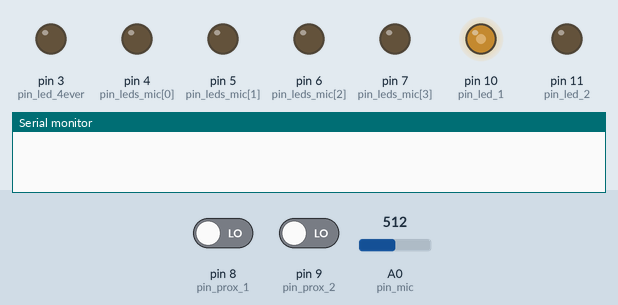
Bench run of a sketch on a simulated Arduino Uno, built with avr-gcc and run on an emulated ATmega328P. Parts: output pins drawn as LEDs (lit = HIGH), the last lines printed to the serial monitor. Inputs (shaded band) come from the test bench; at power-on: pin 8 (pin_prox_1) LOW, A0 (pin_mic) = 512, pin 9 (pin_prox_2) LOW.

Above: at 1.2 s.
1.3 s: pin 8 (pin_prox_1) driven HIGH
At 1.71 s:
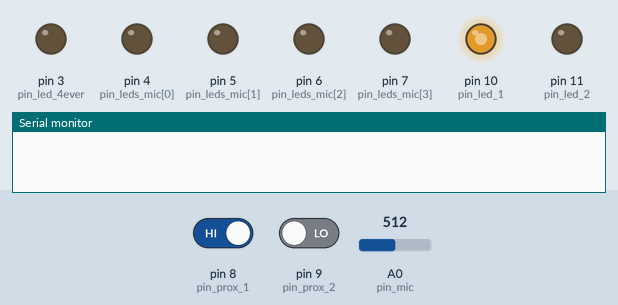
4.8 s: A0 (pin_mic) set to 1023
At 6.46 s:
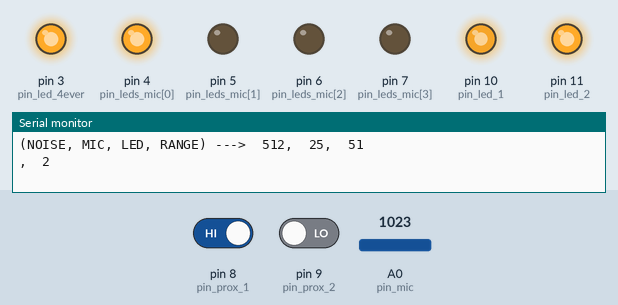
8.3 s: pin 9 (pin_prox_2) driven HIGH
At 13.5 s:
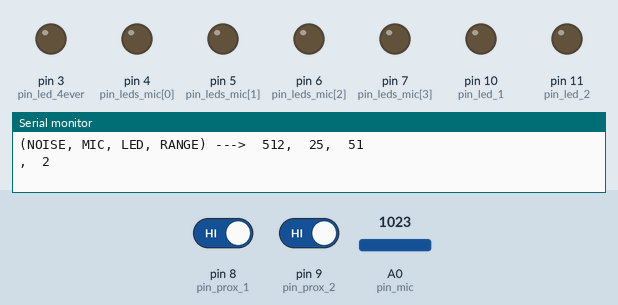
Timing chart, 0 to 15.0 s (numbered marks = the images above; inputs shaded):
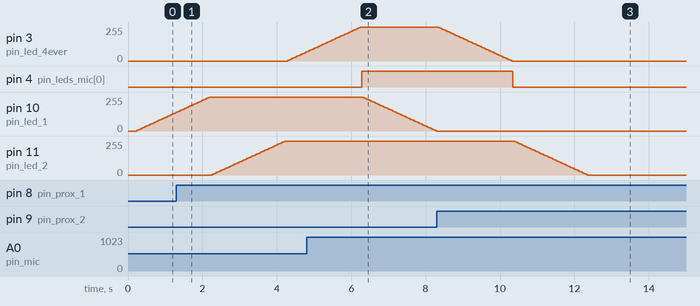

Measured:
- after the input at 4.8 s, pin 4 (pin_leds_mic[0]): LOW → HIGH after 1.5 s
- after the input at 8.3 s, pin 11 (pin_led_2): moves from 255/255 to 0/255 over 2.0 s, starting after 2.1 s

The sketch:

cubo.ino
```cpp
#define LOOP_DELAY 10 // frequenza di campionamento di arduino

#define PROX_MEASUREMENT_SPAN 20 // numero di valori dei sensori di prossimità su cui si fa la media
#define MIC_MEASUREMENT_SPAN 20 // numero di valori del microfono su cui si fa la media
#define FADE_DURATION 2000 // durata del fade dei led
#define MIC_THRESHOLD 25 // soglia del microfono in aggiunta al rumore di fondo
#define TALKING_THRESHOLD 125 // soglia del parlato

#define NO_LEDS_MIC 4 // numero di led utilizzati per il microfono
#define NO_RANGES 8 // multiplo di NO_LEDS_MIC

#define TALKING true // definisce se viene utilizzata la soglia del parlato

// PIN
// pin dei sensori di prossimità
int pin_prox_1 = 8;
int pin_prox_2 = 9;
// pin dei led
int pin_led_1 = 10; // semi-analog
int pin_led_2 = 11; // semi-analog
int pin_led_4ever = 3; // semi-analog
int pin_leds_mic[NO_LEDS_MIC] = {4, 5, 6, 7}; // digital
// pin del microfono
int pin_mic = A0;

// rumore di fondo
int noise;

// togliere il flickering dai sensori di prossimità
int last_prox_1[PROX_MEASUREMENT_SPAN], index_1 = 0;
int last_prox_2[PROX_MEASUREMENT_SPAN], index_2 = 0;
int mic_values[MIC_MEASUREMENT_SPAN], index_mic = 0;

// status dei led
boolean led_1_on = false;
boolean led_2_on = false;
boolean led_4ever_on = false;

void add_prox_1(int val){
	last_prox_1[index_1] = val;
	index_1++;
	if(index_1 == PROX_MEASUREMENT_SPAN){
		index_1 = 0;
	}
}

void add_prox_2(int val){
	last_prox_2[index_2] = val;
	index_2++;
	if(index_2 == PROX_MEASUREMENT_SPAN){
		index_2 = 0;
	}
}

void add_mic(int val){
	mic_values[index_mic] = val;
	index_mic++;
	if(index_mic == MIC_MEASUREMENT_SPAN){
		index_mic = 0;
	}
}

int get_prox_1(void){
	int result = HIGH;
	for(int i = 0; i < PROX_MEASUREMENT_SPAN; i++){
		result = result && !last_prox_1[i];
		if(!result){
			break;
		}
	}
	return result;
}

int get_prox_2(void){
	int result = HIGH;
	for(int i = 0; i < PROX_MEASUREMENT_SPAN; i++){
		result = result && !last_prox_2[i];
		if(!result){
			break;
		}
	}
	return result;
}

int get_mic_val(void){
	int result = 0;
	for(int i = 0; i < MIC_MEASUREMENT_SPAN; i++){
		result += mic_values[i];
	}
	return (int) (result / (float)MIC_MEASUREMENT_SPAN);
}

// funzione creata per non permettere che il led vada in "flickering"
// ritorna un range di appartenenza.
// i valori sono equamente distribuiti.
int rangify(int val){
	//soglia minima per accendersi
	int thresh;
	if(TALKING){
		thresh = (int) ((255 / (float)TALKING_THRESHOLD) * MIC_THRESHOLD);
	}else{
		thresh = (int) ((255 / (float)1023) * MIC_THRESHOLD);
	}

	if(val < thresh) return 0;

	int step = 256 / NO_RANGES;
	for(int i = 1; i <= NO_RANGES; i++){
		if(val <= step * i) return i;
	}

	return NO_RANGES;
}

// funzione che scrive il valore del microfono
// sui 4 led. Più sarà alto il valore letto,
// più led si accenderanno
void write_led(int range){
	int no_range_group = NO_RANGES / NO_LEDS_MIC;
	while(range % no_range_group != 0){
		range++;
	}

	// accendo quelli che servono
	for(int i = 0; i < range; i += no_range_group){
		digitalWrite(pin_leds_mic[i / no_range_group], HIGH);
	}

	//spengo gli altri
	for(int i = range; i < NO_RANGES; i += no_range_group){
		digitalWrite(pin_leds_mic[i / no_range_group], LOW);
	}
}

// fade
void fade(int pin, boolean in, int duration){
	int step = (int) ((5 * duration) / (float)255);
	int min = 0;
	int max = 255;
	if(in){
		for(; min <= max; min += 5){
			analogWrite(pin, min);
			// se non aspetti un po, l'accensione è istantanea (al tuo occhio)
			delay(step);
		}
	}else{
		for(; max >= min; max -= 5){
			analogWrite(pin, max);
			// se non aspetti un po, l'accensione è istantanea (al tuo occhio)
			delay(step);
		}
	}
}


void setup(){
	Serial.begin(9600);
	pinMode(pin_prox_1, INPUT);
	pinMode(pin_prox_2, INPUT);
	pinMode(pin_led_4ever, OUTPUT);
	pinMode(pin_led_1, OUTPUT);
	pinMode(pin_led_2, OUTPUT);
	pinMode(pin_mic, INPUT);

	for(int i = 0; i < NO_LEDS_MIC; i++){
		pinMode(pin_leds_mic[i], OUTPUT);
	}

	noise = analogRead(pin_mic);

	for(int i = 0; i < PROX_MEASUREMENT_SPAN; i++){
		last_prox_1[i] = HIGH;
		last_prox_2[i] = HIGH;
	}

	for(int i = 0; i < MIC_MEASUREMENT_SPAN; i++){
		mic_values[i] = 0;
	}
}

void loop(){
	// prendo i valori dai sensori di presenza
	int status_prox_1 = digitalRead(pin_prox_1);
	int status_prox_2 = digitalRead(pin_prox_2);
	add_prox_1(status_prox_1);
	add_prox_2(status_prox_2);
	status_prox_1 = get_prox_1();
	status_prox_2 = get_prox_2();


	// accendo i led in base ai sensori di prossimità
	if(status_prox_1){
		// accendo solo se è spento
		if(!led_1_on){
			fade(pin_led_1, true, FADE_DURATION);
			led_1_on = true;
		}
	}else{
		// spengo solo se è acceso
		if(led_1_on){
			fade(pin_led_1, false, FADE_DURATION);
			led_1_on = false;
		}
	}

	// accendo i led in base ai sensori di prossimità
	if(status_prox_2){
		// accendo solo se è spento
		if(!led_2_on){
			fade(pin_led_2, true, FADE_DURATION);
			led_2_on = true;
		}
	}else{
		// spengo solo se è acceso
		if(led_2_on){
			fade(pin_led_2, false, FADE_DURATION);
			led_2_on = false;
		}
	}

	if(status_prox_1 && status_prox_2){
		// accendo il led che rimane sempre acceso
		if(!led_4ever_on){
			fade(pin_led_4ever, true, FADE_DURATION);
			led_4ever_on = true;
		}

		// leggo dal mic
		int status_mic = analogRead(pin_mic);

		// tolgo il brusio limitando a 0
		status_mic -= noise;
		if(status_mic < 0) status_mic = 0;

		add_mic(status_mic);
		status_mic = get_mic_val();

		// il microfono è a 10 bit (da 0 a 1023);
		// il led è a 8 bit (da 0 a 255);
		// per non fondere il led, normalizzo il valore ottenuto tramite proporzione:
		//		x : 255 = uscita_microfono : 1023
		// quindi
		// 		x = (255 / 1023) * uscita_microfono

		// in più, se stiamo parlando, ci interessano valori compresi
		// tra 0 e la soglia del parlato (definita sopra), e non tra 0 e 1023. Quindi
		int status_led;
		if(TALKING){
			// saturiamo i valori oltre la soglia del parlato
			if(status_mic > TALKING_THRESHOLD) status_mic = TALKING_THRESHOLD;
			status_led = (int) ((255 / (float)TALKING_THRESHOLD) * status_mic);
		}else{
			status_led = (int) ((255 / (float)(1023 - noise)) * status_mic);
		}

		//TODO remove
		Serial.print("(NOISE, MIC, LED, RANGE) --->  ");
		Serial.print(noise);
		Serial.print(",\t");
		Serial.print(status_mic);
		Serial.print(",\t");
		Serial.println(status_led);
		Serial.print(",\t");
		Serial.println(rangify(status_led));

		// "rangifizzo" il valore del led per evitare il "flickeraggio".
		// infine scrivo il valore ottenuto sul led
		write_led(rangify(status_led));

	}else{
		// se uno dei sensori non è attivo
		// allora vado avanti a "registrare" il rumore di fondo:

		// spengo il led che rimane sempre acceso
		if(led_4ever_on){
			fade(pin_led_4ever, false, FADE_DURATION);
			led_4ever_on = false;
		}

		//spengo i led del microfono
		write_led(0);

		// prendo il rumore
		noise = analogRead(pin_mic);
	}

	delay(LOOP_DELAY);
}
```
